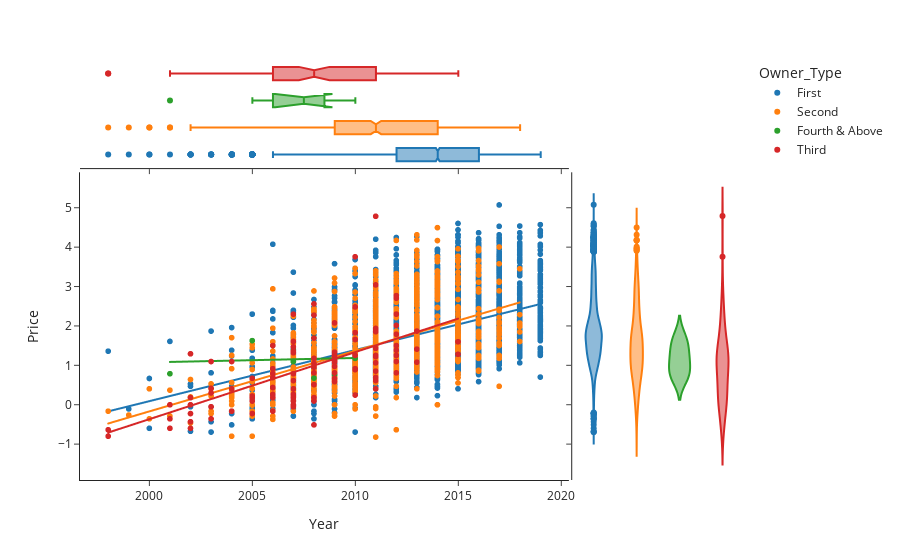

The cell this chart's notebook holds for it:
### Code cell
yprop = 'Price'
xprop = 'Year'
h= 'Owner_Type'
px.scatter(data, x=xprop, y=yprop, color=h, marginal_y="violin", marginal_x="box", trendline="ols", template="simple_white")
#fig.update_layout(xaxis_range=[0,5e5])

### Figure 1 — Plotly figure (JSON) as saved in the notebook; plotly's stock layout.template omitted (floating-point values rounded to 4 significant figures; data arrays with more than 128 entries replaced by an {"elided": "..."} marker saying what was removed)
{"data": [{"hovertemplate": "Owner_Type=First<br>Year=%{x}<br>Price=%{y}<extra></extra>", "legendgroup": "First", "marker": {"color": "#1F77B4", "symbol": "circle"}, "mode": "markers", "name": "First", "showlegend": true, "type": "scattergl", "x": {"elided": "4903 int values"}, "xaxis": "x", "y": {"elided": "4903 float values"}, "yaxis": "y"}, {"alignmentgroup": "True", "hovertemplate": "Owner_Type=First<br>Year=%{x}<extra></extra>", "legendgroup": "First", "marker": {"color": "#1F77B4", "symbol": "circle"}, "name": "First", "notched": true, "offsetgroup": "First", "showlegend": false, "type": "box", "x": {"elided": "4903 int values"}, "xaxis": "x3", "yaxis": "y3"}, {"alignmentgroup": "True", "hovertemplate": "Owner_Type=First<br>Price=%{y}<extra></extra>", "legendgroup": "First", "marker": {"color": "#1F77B4", "symbol": "circle"}, "name": "First", "offsetgroup": "First", "scalegroup": "y", "showlegend": false, "type": "violin", "xaxis": "x2", "y": {"elided": "4903 float values"}, "yaxis": "y2"}, {"hovertemplate": "<b>OLS trendline</b><br>Price = 0.129832 * Year + -259.572<br>R<sup>2</sup>=0.204009<br><br>Owner_Type=First<br>Year=%{x}<br>Price=%{y} <b>(trend)</b><extra></extra>", "legendgroup": "First", "marker": {"color": "#1F77B4", "symbol": "circle"}, "mode": "lines", "name": "First", "showlegend": false, "type": "scattergl", "x": {"elided": "4903 int values"}, "xaxis": "x", "y": {"elided": "4903 float values"}, "yaxis": "y"}, {"hovertemplate": "Owner_Type=Second<br>Year=%{x}<br>Price=%{y}<extra></extra>", "legendgroup": "Second", "marker": {"color": "#FF7F0E", "symbol": "circle"}, "mode": "markers", "name": "Second", "showlegend": true, "type": "scattergl", "x": {"elided": "953 int values"}, "xaxis": "x", "y": {"elided": "953 float values"}, "yaxis": "y"}, {"alignmentgroup": "True", "hovertemplate": "Owner_Type=Second<br>Year=%{x}<extra></extra>", "legendgroup": "Second", "marker": {"color": "#FF7F0E", "symbol": "circle"}, "name": "Second", "notched": true, "offsetgroup": "Second", "showlegend": false, "type": "box", "x": {"elided": "953 int values"}, "xaxis": "x3", "yaxis": "y3"}, {"alignmentgroup": "True", "hovertemplate": "Owner_Type=Second<br>Price=%{y}<extra></extra>", "legendgroup": "Second", "marker": {"color": "#FF7F0E", "symbol": "circle"}, "name": "Second", "offsetgroup": "Second", "scalegroup": "y", "showlegend": false, "type": "violin", "xaxis": "x2", "y": {"elided": "953 float values"}, "yaxis": "y2"}, {"hovertemplate": "<b>OLS trendline</b><br>Price = 0.153773 * Year + -307.714<br>R<sup>2</sup>=0.289894<br><br>Owner_Type=Second<br>Year=%{x}<br>Price=%{y} <b>(trend)</b><extra></extra>", "legendgroup": "Second", "marker": {"color": "#FF7F0E", "symbol": "circle"}, "mode": "lines", "name": "Second", "showlegend": false, "type": "scattergl", "x": {"elided": "953 int values"}, "xaxis": "x", "y": {"elided": "953 float values"}, "yaxis": "y"}, {"hovertemplate": "Owner_Type=Fourth & Above<br>Year=%{x}<br>Price=%{y}<extra></extra>", "legendgroup": "Fourth & Above", "marker": {"color": "#2CA02C", "symbol": "circle"}, "mode": "markers", "name": "Fourth & Above", "showlegend": true, "type": "scattergl", "x": [2007, 2008, 2010, 2007, 2005, 2009, 2008, 2001], "xaxis": "x", "y": [1.386, 1.705, 1.179, 1.099, 1.629, 0.7655, 0.678, 0.7885], "yaxis": "y"}, {"alignmentgroup": "True", "hovertemplate": "Owner_Type=Fourth & Above<br>Year=%{x}<extra></extra>", "legendgroup": "Fourth & Above", "marker": {"color": "#2CA02C", "symbol": "circle"}, "name": "Fourth & Above", "notched": true, "offsetgroup": "Fourth & Above", "showlegend": false, "type": "box", "x": [2007, 2008, 2010, 2007, 2005, 2009, 2008, 2001], "xaxis": "x3", "yaxis": "y3"}, {"alignmentgroup": "True", "hovertemplate": "Owner_Type=Fourth & Above<br>Price=%{y}<extra></extra>", "legendgroup": "Fourth & Above", "marker": {"color": "#2CA02C", "symbol": "circle"}, "name": "Fourth & Above", "offsetgroup": "Fourth & Above", "scalegroup": "y", "showlegend": false, "type": "violin", "xaxis": "x2", "y": [1.386, 1.705, 1.179, 1.099, 1.629, 0.7655, 0.678, 0.7885], "yaxis": "y2"}, {"hovertemplate": "<b>OLS trendline</b><br>Price = 0.0111917 * Year + -21.3067<br>R<sup>2</sup>=0.006260<br><br>Owner_Type=Fourth & Above<br>Year=%{x}<br>Price=%{y} <b>(trend)</b><extra></extra>", "legendgroup": "Fourth & Above", "marker": {"color": "#2CA02C", "symbol": "circle"}, "mode": "lines", "name": "Fourth & Above", "showlegend": false, "type": "scattergl", "x": [2001, 2005, 2007, 2007, 2008, 2008, 2009, 2010], "xaxis": "x", "y": [1.088, 1.133, 1.155, 1.155, 1.166, 1.166, 1.177, 1.189], "yaxis": "y"}, {"hovertemplate": "Owner_Type=Third<br>Year=%{x}<br>Price=%{y}<extra></extra>", "legendgroup": "Third", "marker": {"color": "#D62728", "symbol": "circle"}, "mode": "markers", "name": "Third", "showlegend": true, "type": "scattergl", "x": [2015, 2006, 2008, 2007, 2011, 2002, 2009, 2007, 2011, 2008, 2007, 2004, 2008, 2002, 2005, 2010, 2006, 2011, 2009, 2012, 2003, 2011, 2011, 2003, 2007, 2011, 2009, 2009, 2008, 2012, 2010, 2007, 2009, 2009, 2013, 2006, 2002, 2007, 2007, 2008, 2015, 2012, 2007, 2009, 2011, 2011, 2011, 2008, 2012, 2007, 2003, 2005, 2006, 2005, 2002, 2007, 2009, 2007, 2010, 2012, 2006, 2009, 1998, 2012, 2002, 2002, 2011, 2010, 2012, 2006, 2013, 2007, 2008, 2010, 2007, 2008, 2008, 2005, 2009, 2005, 2012, 2001, 2003, 2001, 2012, 2009, 2006, 2003, 2004, 2012, 2001, 2011, 2011, 2010, 2007, 2012, 2012, 2010, 2008, 2010, 2006, 2007, 2004, 2009, 2013, 2006, 1998, 2011, 2011, 2008, 2009], "xaxis": "x", "y": [1.281, 1.504, 0.5128, -0.05129, 0.6152, -0.5978, 1.082, 1.364, 1.065, 2.561, 0, 0.4055, 1.696, -0.4308, 0.6729, 0.2469, 0.1823, 1.435, 0.5878, 1.253, 0.4187, 0.4055, 1.253, 0.3001, 0.09531, 1.224, 2.079, 1.179, 0.9555, 1.504, 0.9163, -0.01005, 1.253, 0.6678, 1.872, 0.4383, 1.295, 2.302, 0.7885, 0.8109, 1.599, 1.386, 0.2624, 1.335, 0.8544, 3.045, 0.6931, 0.1823, 1.099, 1.335, -0.05129, 0.1823, 0.4383, -0.2231, 0, 1.609, 0.9746, 1.47, 3.759, 2.708, 0.793, 1.099, -0.7985, 0.8109, 0.1823, -0.2231, 1.902, 1.833, 2.015, 0.9163, 1.413, 0.6152, 2.277, 1.253, 0.4055, 1.179, 0.09531, 0.09531, 1.253, 0.2231, 2.773, 0, -0.3567, -0.5978, 2.303, 0.8109, 0.6931, 1.099, -0.1625, 1.253, -0.3567, 1.856, 1.939, 1.658, 0.1823, 1.792, 2.303, 0.892, 1.047, 2.485, 0.2624, 1.322, 1.099, 1.131, 1.082, -0.1625, -0.6349, 4.787, 1.872, -0.5108, 1.179], "yaxis": "y"}, {"alignmentgroup": "True", "hovertemplate": "Owner_Type=Third<br>Year=%{x}<extra></extra>", "legendgroup": "Third", "marker": {"color": "#D62728", "symbol": "circle"}, "name": "Third", "notched": true, "offsetgroup": "Third", "showlegend": false, "type": "box", "x": [2015, 2006, 2008, 2007, 2011, 2002, 2009, 2007, 2011, 2008, 2007, 2004, 2008, 2002, 2005, 2010, 2006, 2011, 2009, 2012, 2003, 2011, 2011, 2003, 2007, 2011, 2009, 2009, 2008, 2012, 2010, 2007, 2009, 2009, 2013, 2006, 2002, 2007, 2007, 2008, 2015, 2012, 2007, 2009, 2011, 2011, 2011, 2008, 2012, 2007, 2003, 2005, 2006, 2005, 2002, 2007, 2009, 2007, 2010, 2012, 2006, 2009, 1998, 2012, 2002, 2002, 2011, 2010, 2012, 2006, 2013, 2007, 2008, 2010, 2007, 2008, 2008, 2005, 2009, 2005, 2012, 2001, 2003, 2001, 2012, 2009, 2006, 2003, 2004, 2012, 2001, 2011, 2011, 2010, 2007, 2012, 2012, 2010, 2008, 2010, 2006, 2007, 2004, 2009, 2013, 2006, 1998, 2011, 2011, 2008, 2009], "xaxis": "x3", "yaxis": "y3"}, {"alignmentgroup": "True", "hovertemplate": "Owner_Type=Third<br>Price=%{y}<extra></extra>", "legendgroup": "Third", "marker": {"color": "#D62728", "symbol": "circle"}, "name": "Third", "offsetgroup": "Third", "scalegroup": "y", "showlegend": false, "type": "violin", "xaxis": "x2", "y": [1.281, 1.504, 0.5128, -0.05129, 0.6152, -0.5978, 1.082, 1.364, 1.065, 2.561, 0, 0.4055, 1.696, -0.4308, 0.6729, 0.2469, 0.1823, 1.435, 0.5878, 1.253, 0.4187, 0.4055, 1.253, 0.3001, 0.09531, 1.224, 2.079, 1.179, 0.9555, 1.504, 0.9163, -0.01005, 1.253, 0.6678, 1.872, 0.4383, 1.295, 2.302, 0.7885, 0.8109, 1.599, 1.386, 0.2624, 1.335, 0.8544, 3.045, 0.6931, 0.1823, 1.099, 1.335, -0.05129, 0.1823, 0.4383, -0.2231, 0, 1.609, 0.9746, 1.47, 3.759, 2.708, 0.793, 1.099, -0.7985, 0.8109, 0.1823, -0.2231, 1.902, 1.833, 2.015, 0.9163, 1.413, 0.6152, 2.277, 1.253, 0.4055, 1.179, 0.09531, 0.09531, 1.253, 0.2231, 2.773, 0, -0.3567, -0.5978, 2.303, 0.8109, 0.6931, 1.099, -0.1625, 1.253, -0.3567, 1.856, 1.939, 1.658, 0.1823, 1.792, 2.303, 0.892, 1.047, 2.485, 0.2624, 1.322, 1.099, 1.131, 1.082, -0.1625, -0.6349, 4.787, 1.872, -0.5108, 1.179], "yaxis": "y2"}, {"hovertemplate": "<b>OLS trendline</b><br>Price = 0.170221 * Year + -340.809<br>R<sup>2</sup>=0.404168<br><br>Owner_Type=Third<br>Year=%{x}<br>Price=%{y} <b>(trend)</b><extra></extra>", "legendgroup": "Third", "marker": {"color": "#D62728", "symbol": "circle"}, "mode": "lines", "name": "Third", "showlegend": false, "type": "scattergl", "x": [1998, 1998, 2001, 2001, 2001, 2002, 2002, 2002, 2002, 2002, 2002, 2003, 2003, 2003, 2003, 2003, 2004, 2004, 2004, 2005, 2005, 2005, 2005, 2005, 2006, 2006, 2006, 2006, 2006, 2006, 2006, 2006, 2006, 2007, 2007, 2007, 2007, 2007, 2007, 2007, 2007, 2007, 2007, 2007, 2007, 2007, 2007, 2007, 2008, 2008, 2008, 2008, 2008, 2008, 2008, 2008, 2008, 2008, 2008, 2009, 2009, 2009, 2009, 2009, 2009, 2009, 2009, 2009, 2009, 2009, 2009, 2009, 2010, 2010, 2010, 2010, 2010, 2010, 2010, 2010, 2011, 2011, 2011, 2011, 2011, 2011, 2011, 2011, 2011, 2011, 2011, 2011, 2011, 2011, 2012, 2012, 2012, 2012, 2012, 2012, 2012, 2012, 2012, 2012, 2012, 2012, 2013, 2013, 2013, 2015, 2015], "xaxis": "x", "y": [-0.7063, -0.7063, -0.1956, -0.1956, -0.1956, -0.02542, -0.02542, -0.02542, -0.02542, -0.02542, -0.02542, 0.1448, 0.1448, 0.1448, 0.1448, 0.1448, 0.315, 0.315, 0.315, 0.4852, 0.4852, 0.4852, 0.4852, 0.4852, 0.6555, 0.6555, 0.6555, 0.6555, 0.6555, 0.6555, 0.6555, 0.6555, 0.6555, 0.8257, 0.8257, 0.8257, 0.8257, 0.8257, 0.8257, 0.8257, 0.8257, 0.8257, 0.8257, 0.8257, 0.8257, 0.8257, 0.8257, 0.8257, 0.9959, 0.9959, 0.9959, 0.9959, 0.9959, 0.9959, 0.9959, 0.9959, 0.9959, 0.9959, 0.9959, 1.166, 1.166, 1.166, 1.166, 1.166, 1.166, 1.166, 1.166, 1.166, 1.166, 1.166, 1.166, 1.166, 1.336, 1.336, 1.336, 1.336, 1.336, 1.336, 1.336, 1.336, 1.507, 1.507, 1.507, 1.507, 1.507, 1.507, 1.507, 1.507, 1.507, 1.507, 1.507, 1.507, 1.507, 1.507, 1.677, 1.677, 1.677, 1.677, 1.677, 1.677, 1.677, 1.677, 1.677, 1.677, 1.677, 1.677, 1.847, 1.847, 1.847, 2.187, 2.187], "yaxis": "y"}], "layout": {"legend": {"title": {"text": "Owner_Type"}, "tracegroupgap": 0}, "margin": {"t": 60}, "xaxis": {"anchor": "y", "domain": [0, 0.7363], "title": {"text": "Year"}}, "xaxis2": {"anchor": "y2", "domain": [0.7413, 1], "matches": "x2", "showline": false, "showticklabels": false, "ticks": ""}, "xaxis3": {"anchor": "y3", "domain": [0, 0.7363], "matches": "x", "showticklabels": false}, "xaxis4": {"anchor": "y4", "domain": [0.7413, 1], "matches": "x2", "showline": false, "showticklabels": false, "ticks": ""}, "yaxis": {"anchor": "x", "domain": [0, 0.7326], "title": {"text": "Price"}}, "yaxis2": {"anchor": "x2", "domain": [0, 0.7326], "matches": "y", "showticklabels": false}, "yaxis3": {"anchor": "x3", "domain": [0.7426, 1], "matches": "y3", "showline": false, "showticklabels": false, "ticks": ""}, "yaxis4": {"anchor": "x4", "domain": [0.7426, 1], "matches": "y3", "showline": false, "showticklabels": false, "ticks": ""}}}
